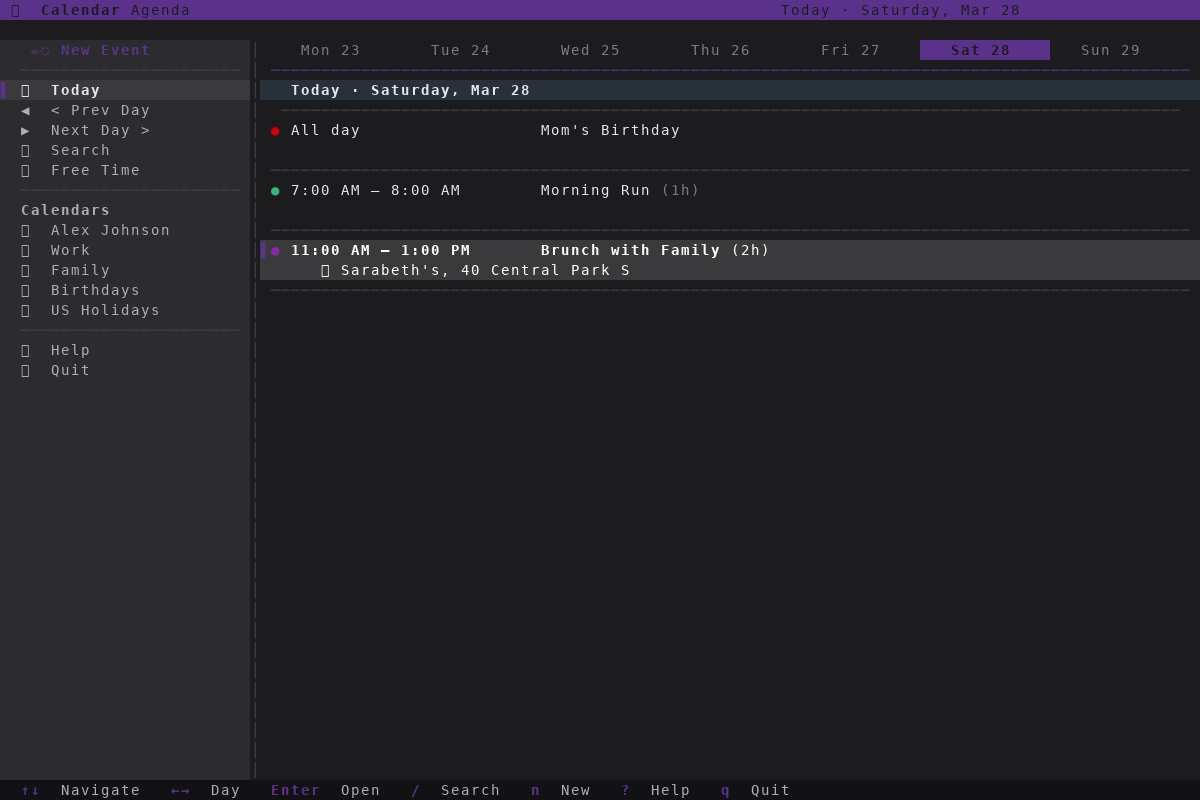

Write the Python code that produced this figure.
#!/usr/bin/env python3
"""Generate screenshot.png that looks like the running calendar app."""

import os
import sys

sys.path.insert(0, os.path.dirname(os.path.abspath(__file__)))

from PIL import Image, ImageDraw, ImageFont

# ---------------------------------------------------------------------------
# Terminal dimensions and font
# ---------------------------------------------------------------------------
COLS = 120
ROWS = 40
CELL_W = 10
CELL_H = 20
FONT_PATH = "/usr/share/fonts/truetype/dejavu/DejaVuSansMono.ttf"
FONT_BOLD_PATH = "/usr/share/fonts/truetype/dejavu/DejaVuSansMono-Bold.ttf"
FONT_SIZE = 14

font = ImageFont.truetype(FONT_PATH, FONT_SIZE)
font_bold = ImageFont.truetype(FONT_BOLD_PATH, FONT_SIZE)

# ---------------------------------------------------------------------------
# Colors (RGB tuples) — matching the app's dark theme
# ---------------------------------------------------------------------------
BG_PRIMARY = (28, 28, 30)
BG_SECONDARY = (44, 44, 46)
BG_ELEVATED = (58, 58, 60)
BG_HEADER = (90, 50, 140)
BG_STATUS = (18, 18, 20)
BG_TODAY = (40, 48, 58)

TEXT_PRIMARY = (229, 229, 234)
TEXT_SECONDARY = (174, 174, 178)
TEXT_TERTIARY = (124, 124, 128)
TEXT_INVERSE = (28, 28, 30)

ACCENT_BLUE = (90, 50, 140)
ACCENT_GREEN = (52, 168, 83)
ACCENT_RED = (234, 67, 53)
ACCENT_YELLOW = (251, 188, 4)
ACCENT_PURPLE = (142, 36, 170)

CAL_BLUE = (3, 155, 229)
CAL_GREEN = (51, 182, 121)
CAL_RED = (213, 0, 0)
CAL_PURPLE = (142, 36, 170)

BORDER_COLOR = (68, 68, 70)

# ---------------------------------------------------------------------------
# Text buffer: 2D grid of (char, fg, bg, bold)
# ---------------------------------------------------------------------------
buffer = [[(' ', TEXT_PRIMARY, BG_PRIMARY, False) for _ in range(COLS)] for _ in range(ROWS)]


def put(row, col, text, fg=TEXT_PRIMARY, bg=BG_PRIMARY, bold=False):
    for i, ch in enumerate(text):
        c = col + i
        if 0 <= row < ROWS and 0 <= c < COLS:
            buffer[row][c] = (ch, fg, bg, bold)


def fill_row(row, bg, fg=TEXT_PRIMARY, start=0, end=COLS):
    for c in range(start, min(end, COLS)):
        if 0 <= row < ROWS:
            buffer[row][c] = (' ', fg, bg, False)


# ---------------------------------------------------------------------------
# Build the screen — matching the app's draw() output
# ---------------------------------------------------------------------------
SW = 26  # sidebar width

# === HEADER (row 0) ===
fill_row(0, BG_HEADER, TEXT_INVERSE)
put(0, 1, "\U0001f4c5", TEXT_INVERSE, BG_HEADER)
put(0, 4, "Calendar", TEXT_INVERSE, BG_HEADER, bold=True)
put(0, 13, "Agenda", TEXT_INVERSE, BG_HEADER)
put(0, 78, "Today \u00b7 Saturday, Mar 28", TEXT_INVERSE, BG_HEADER)

# === MARGIN (row 1) ===
fill_row(1, BG_PRIMARY)

# === SIDEBAR (rows 2 to ROWS-2) ===
for r in range(2, ROWS - 1):
    fill_row(r, BG_SECONDARY, TEXT_SECONDARY, 0, SW)
    # Right border
    buffer[r][SW - 1] = ('\u2502', BORDER_COLOR, BG_PRIMARY, False)

sidebar = [
    ("action", "\u270f\ufe0f", "New Event", False),
    ("sep", "", "", False),
    ("item", "\U0001f4c6", "Today", True),   # selected
    ("item", "\u25c0", "< Prev Day", False),
    ("item", "\u25b6", "Next Day >", False),
    ("item", "\U0001f50d", "Search", False),
    ("item", "\u23f0", "Free Time", False),
    ("sep", "", "", False),
    ("heading", "", "Calendars", False),
    ("item", "\U0001f535", "Alex Johnson", False),
    ("item", "\U0001f7e2", "Work", False),
    ("item", "\U0001f7e3", "Family", False),
    ("item", "\U0001f534", "Birthdays", False),
    ("item", "\U0001f7e0", "US Holidays", False),
    ("sep", "", "", False),
    ("item", "\u2753", "Help", False),
    ("item", "\u274c", "Quit", False),
]

row = 2
for kind, emoji, name, selected in sidebar:
    if row >= ROWS - 1:
        break
    if kind == "sep":
        put(row, 2, "\u2500" * (SW - 4), BORDER_COLOR, BG_SECONDARY)
        row += 1
        continue
    if kind == "heading":
        put(row, 2, name, TEXT_SECONDARY, BG_SECONDARY, bold=True)
        row += 1
        continue
    if kind == "action":
        bg = BG_HEADER if selected else BG_SECONDARY
        fg = TEXT_INVERSE if selected else ACCENT_BLUE
        fill_row(row, bg, fg, 0, SW - 1)
        if selected:
            put(row, 0, "\u258c", ACCENT_GREEN, bg, bold=True)
        put(row, 2, f" {emoji} {name}", fg, bg, bold=True)
        row += 1
        continue
    # Normal item
    bg = BG_ELEVATED if selected else BG_SECONDARY
    fg = TEXT_PRIMARY if selected else TEXT_SECONDARY
    fill_row(row, bg, fg, 0, SW - 1)
    if selected:
        put(row, 0, "\u258c", ACCENT_BLUE, bg, bold=True)
    put(row, 2, f"{emoji}", fg, bg)
    put(row, 5, name, fg, bg, bold=selected)
    row += 1

# === WEEK HEADER (row 2 in content area) ===
CX = SW  # content x start
CW = COLS - CX
week_days = [
    ("Mon", "23", False, False),
    ("Tue", "24", False, False),
    ("Wed", "25", False, False),
    ("Thu", "26", False, False),
    ("Fri", "27", False, False),
    ("Sat", "28", True, True),   # today + selected
    ("Sun", "29", False, False),
]
col_w = max(1, (CW - 2) // 7)
for i, (day, num, is_today, is_sel) in enumerate(week_days):
    cx = CX + 1 + i * col_w
    label = f"{day} {num}"
    if is_today and is_sel:
        bg = BG_HEADER
        fg = TEXT_INVERSE
    elif is_today:
        bg = BG_TODAY
        fg = TEXT_PRIMARY
    else:
        bg = BG_PRIMARY
        fg = TEXT_TERTIARY
    for c in range(cx, min(cx + col_w, COLS)):
        buffer[2][c] = (' ', fg, bg, False)
    offset = (col_w - len(label)) // 2
    put(2, cx + offset, label, fg, bg, bold=is_today)

# Separator (row 3)
put(3, CX + 1, "\u2500" * (CW - 2), ACCENT_BLUE, BG_PRIMARY)

# === EVENT LIST (single day: Saturday, Mar 28) ===
day_events = [
    (CAL_RED, "All day", "Mom's Birthday", "", "", False),
    (CAL_GREEN, "7:00 AM \u2013 8:00 AM", "Morning Run", "(1h)", "", False),
    (CAL_PURPLE, "11:00 AM \u2013 1:00 PM", "Brunch with Family", "(2h)", "\U0001f4cd Sarabeth's, 40 Central Park S", True),
]

# Date header
row = 4
fill_row(row, BG_TODAY, TEXT_PRIMARY, CX, COLS)
put(row, CX + 2, " Today \u00b7 Saturday, Mar 28", TEXT_PRIMARY, BG_TODAY, bold=True)
row += 1
put(row, CX + 2, "\u2500" * (CW - 4), BORDER_COLOR, BG_PRIMARY)
row += 1

for color, time_str, title, dur, detail, selected in day_events:
    if row >= ROWS - 3:
        break
    # Line 1: [▌] ● time  title  (duration)
    line_bg = BG_ELEVATED if selected else BG_PRIMARY
    line_fg = (255, 255, 255) if selected else TEXT_PRIMARY
    fill_row(row, line_bg, line_fg, CX, COLS)
    if selected:
        put(row, CX, "\u258c", ACCENT_BLUE, line_bg, bold=True)
    put(row, CX + 1, "\u25cf", color, line_bg)
    put(row, CX + 3, time_str, line_fg, line_bg, bold=selected)
    title_x = CX + 3 + 25
    put(row, title_x, title, line_fg, line_bg, bold=selected)
    if dur:
        put(row, title_x + len(title) + 1, dur,
            TEXT_TERTIARY if not selected else line_fg, line_bg)
    row += 1

    # Line 2: detail
    fill_row(row, line_bg, TEXT_TERTIARY, CX, COLS)
    if detail:
        put(row, CX + 6, detail, TEXT_TERTIARY if not selected else line_fg, line_bg)
    row += 1

    # Separator
    fill_row(row, BG_PRIMARY, TEXT_PRIMARY, CX, COLS)
    put(row, CX + 1, "\u2500" * (CW - 2), BORDER_COLOR, BG_PRIMARY)
    row += 1

# Fill remaining content rows
while row < ROWS - 1:
    fill_row(row, BG_PRIMARY, TEXT_PRIMARY, CX, COLS)
    row += 1

# === STATUS BAR (last row) ===
fill_row(ROWS - 1, BG_STATUS, TEXT_SECONDARY)
# Styled hints like gmail
hints = [
    ("\u2191\u2193", "Navigate"),
    ("\u2190\u2192", "Day"),
    ("Enter", "Open"),
    ("/", "Search"),
    ("n", "New"),
    ("?", "Help"),
    ("q", "Quit"),
]
x = 1
for key, desc in hints:
    if x >= COLS - 10:
        break
    put(ROWS - 1, x, f" {key} ", ACCENT_BLUE, BG_STATUS, bold=True)
    x += len(key) + 2
    put(ROWS - 1, x, f" {desc}", TEXT_SECONDARY, BG_STATUS)
    x += len(desc) + 3

# ---------------------------------------------------------------------------
# Render buffer to image
# ---------------------------------------------------------------------------
img_w = COLS * CELL_W
img_h = ROWS * CELL_H
img = Image.new("RGB", (img_w, img_h), BG_PRIMARY)
draw = ImageDraw.Draw(img)

for r in range(ROWS):
    for c in range(COLS):
        ch, fg, bg, bold = buffer[r][c]
        x = c * CELL_W
        y = r * CELL_H
        # Background
        draw.rectangle([x, y, x + CELL_W - 1, y + CELL_H - 1], fill=bg)
        # Character
        if ch and ch != ' ':
            f = font_bold if bold else font
            try:
                draw.text((x + 1, y + 2), ch, fill=fg, font=f)
            except Exception:
                pass

out_path = os.path.join(os.path.dirname(os.path.abspath(__file__)), "screenshot.png")
img.save(out_path)
print(f"Saved: {out_path}")
